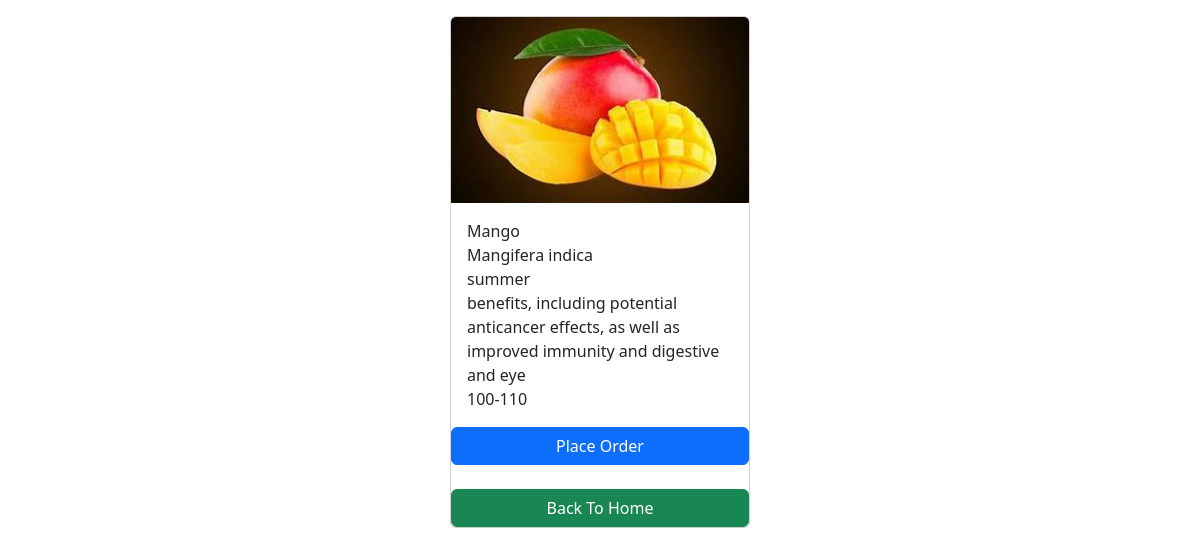
Screenshot of /fruits/3/ with the database file from the repository.
### info/models.py (models this page shows, shortened)
class Fruit(models.Model):
    full_name=models.CharField(max_length=100)
    photo=models.ImageField(upload_to='images')
    scientific_name=models.CharField(max_length=100)
    use=models.CharField(max_length=100)
    season=models.CharField(max_length=100)
    cost=models.CharField(max_length=10,blank=True)

### info/views.py (the view)
# urls.py: path('<int:pk>/',views.fruit_detail,name='fruit_detail'),
def fruit_detail(request,pk):
    fruit=get_object_or_404(Fruit,pk=pk)
    context={
        'fruit':fruit,
    }
    return render(request,'fruit_detail.html',context)

### templates/fruit_detail.html (shortened to what this page needs)
<!DOCTYPE html>
<html lang="en">
<head>
    <link href="https://cdn.jsdelivr.net/npm/bootstrap@5.3.3/dist/css/bootstrap.min.css" rel="stylesheet">
</head>
<body>
    <div class="container mt-3">
        <div class="card mx-auto" style="width:300px">
            <img src="{{fruit.photo.url}}" class="card-img-top" alt="">
            <div class="card-body">
                <p class="card-text m-0">{{fruit.full_name}}</p>
                <p class="card-text m-0">{{fruit.scientific_name}}</p>
                <p class="card-text m-0">{{fruit.season}}</p>
                <p class="card-text m-0">{{fruit.use}}</p>
                <p class="card-text m-0">{{fruit.cost}}</p>
            </div>
            <a href="{% url "home" %}" class="btn btn-primary">Place Order</a><br>
            <a href="{% url "home" %}" class="btn btn-success">Back To Home</a>
        </div>
    </div>
</body>
</html>

### rows the page displays
Fruit: photo (picture), full_name "Mango", scientific_name "Mangifera indica", season "summer", use "benefits, including potential anticancer effects, as well as improved immunity and digestive and eye", cost "100-110"
